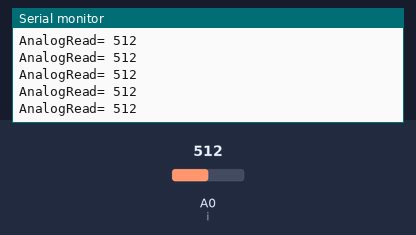
The sketch below on a simulated Arduino Uno, built with avr-gcc and run on an emulated ATmega328P. Shown: the last lines printed to the serial monitor. Inputs (shaded band) come from the test bench; at power-on: A0 (i) = 512.

Above: at 1.2 s.
1.3 s: A0 (i) set to 108
At 1.8 s:
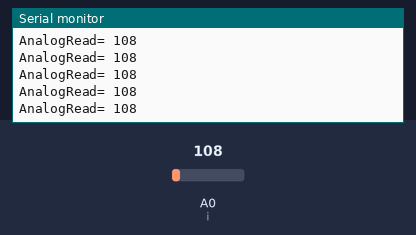
4.3 s: A0 (i) set to 95
At 5.1 s:
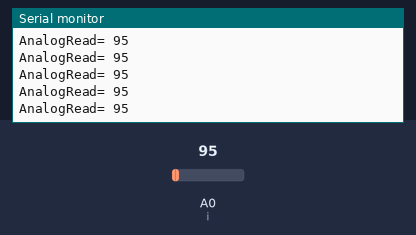
8.8 s: A0 (i) set to 984
At 9.5 s:
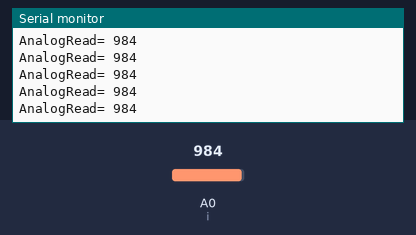
10.3 s: A0 (i) set to 1009
At 10.8 s:
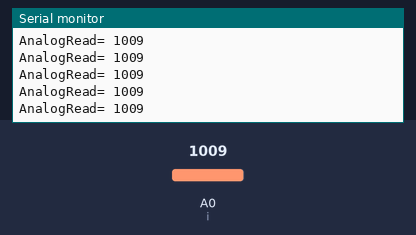
Timing chart, 0 to 13.3 s (numbered marks = the images above; inputs shaded):
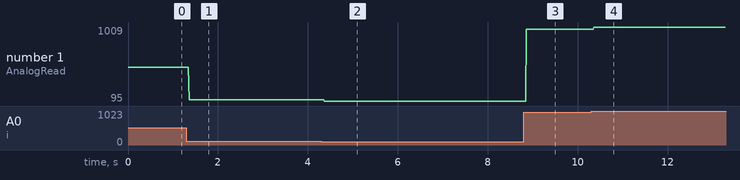

Measured:
- after the input at 1.3 s, the serial monitor: prints a new line after 0.06 s (image 1)
- after the input at 4.3 s, the serial monitor: prints a new line after 0.07 s (image 2)
- after the input at 8.8 s, the serial monitor: prints a new line after 0.06 s (image 3)
- after the input at 10.3 s, the serial monitor: prints a new line after 0.06 s (image 4)
- plotted number 1: 512 → 108 after the input at 1.3 s, 108 → 95 after the input at 4.3 s, 95 → 984 after the input at 8.8 s, 984 → 100 after the input at 10.3 s

The sketch:

sketch_aug25a.ino
```cpp
int i=A0;
int data;
void setup()
{
Serial.begin(9600);
pinMode(i,INPUT);

}

void loop()
{
 data=analogRead(i);
 Serial.print("AnalogRead= ");
 Serial.println(data); delay(10);
}
```
